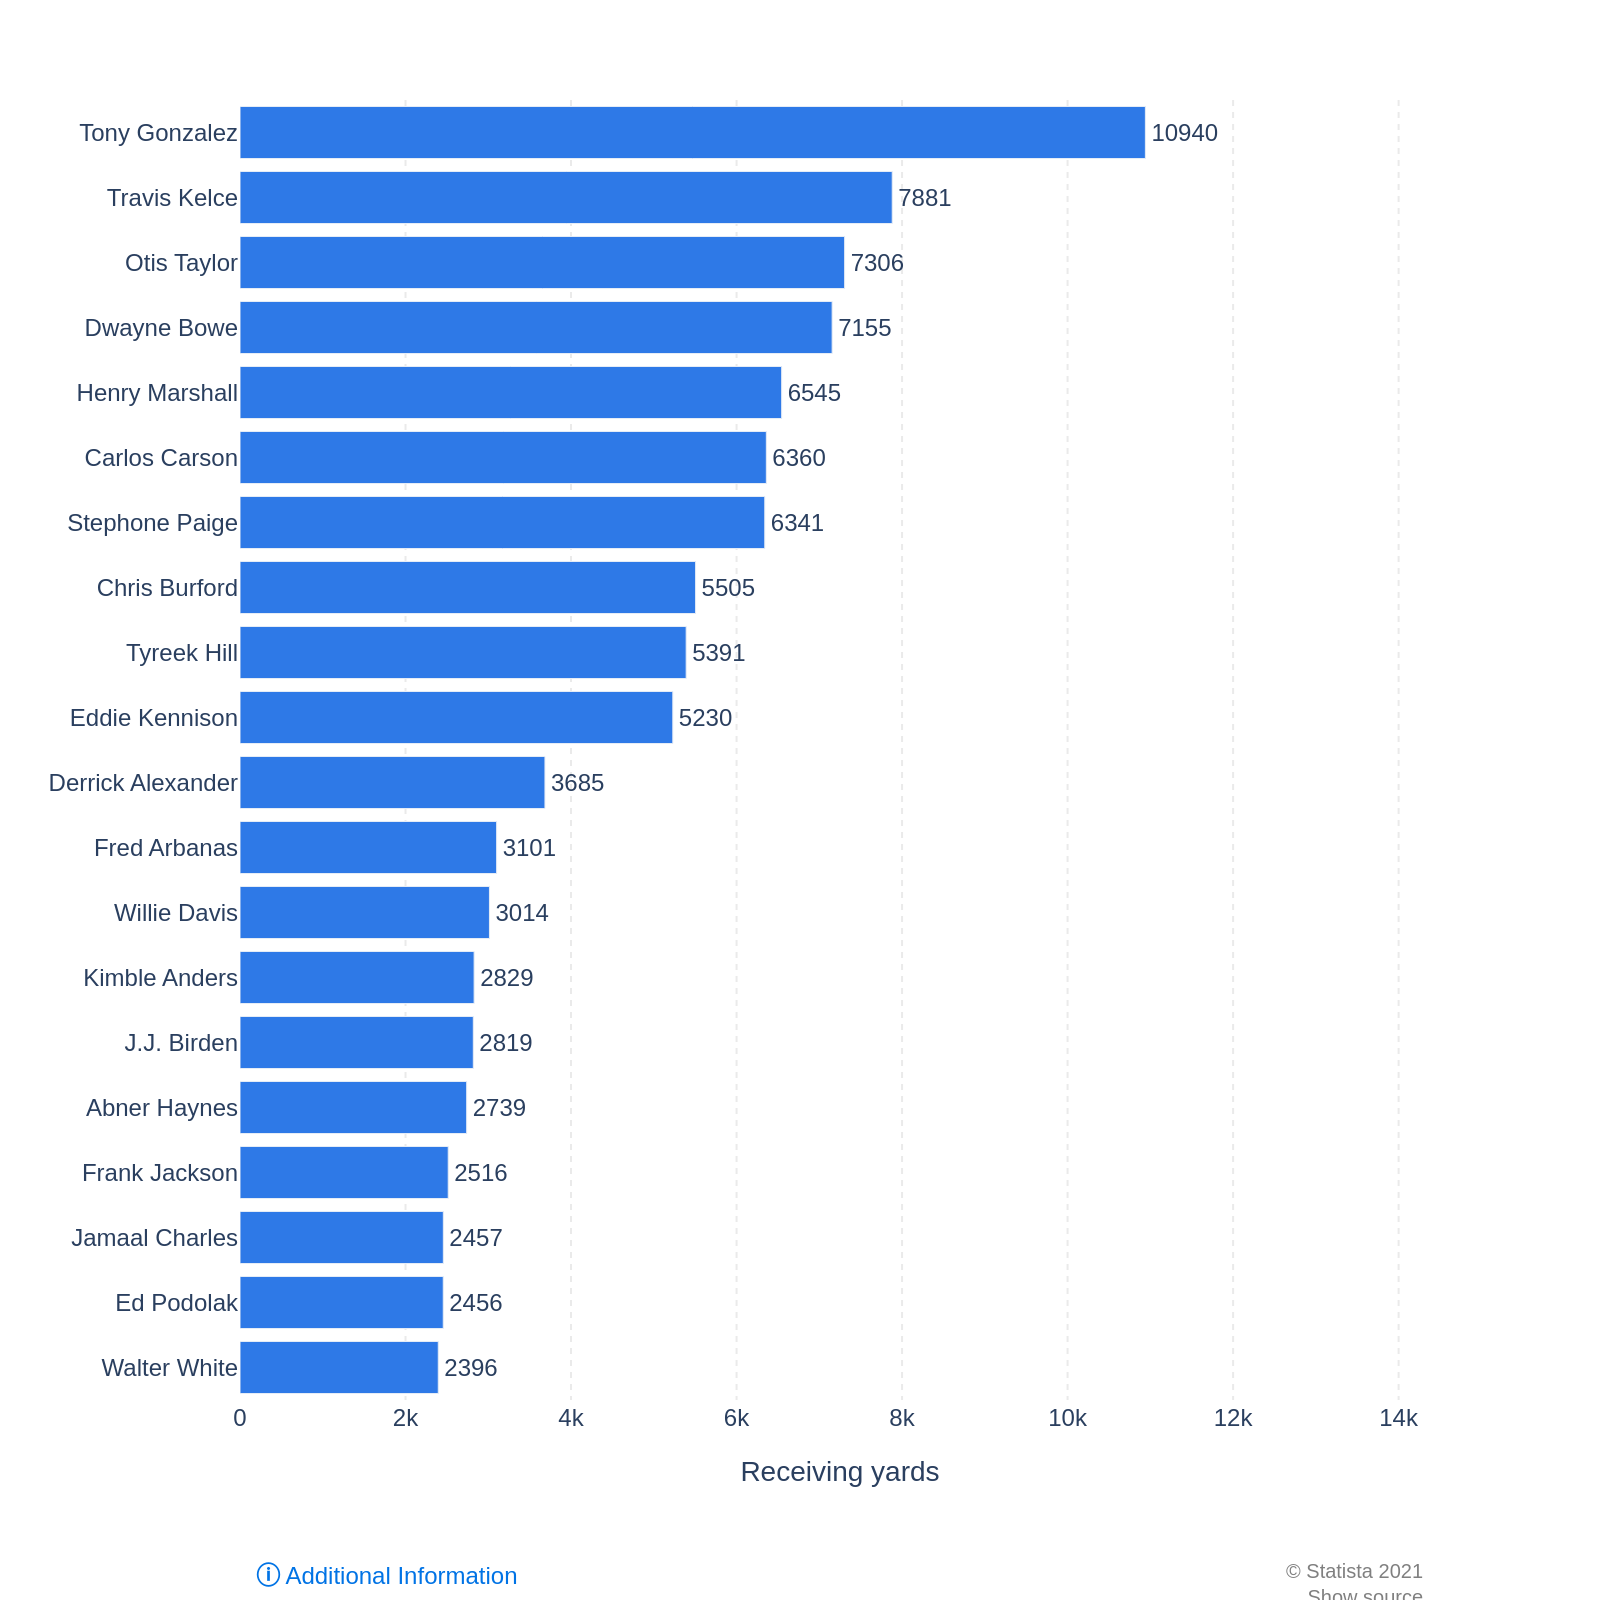

Recreate this plot in Python.
import sys
import json
import os
import plotly.graph_objects as go

# Ensure a static image export backend like 'kaleido' is installed.
# e.g., pip install kaleido

if len(sys.argv) != 2:
    print(f"Usage: python {os.path.basename(__file__)} <json_file_path>")
    sys.exit(1)

json_file_path = sys.argv[1]

if not os.path.exists(json_file_path):
    print(f"Error: File not found at {json_file_path}")
    sys.exit(1)

try:
    with open(json_file_path, 'r', encoding='utf-8') as f:
        config = json.load(f)
except (json.JSONDecodeError, UnicodeDecodeError) as e:
    print(f"Error reading or parsing JSON file: {e}")
    sys.exit(1)

chart_data = config['chart_data']
texts = config['texts']
colors = config['colors']

categories = [item['category'] for item in chart_data]
values = [item['value'] for item in chart_data]

fig = go.Figure()

fig.add_trace(go.Bar(
    y=categories,
    x=values,
    orientation='h',
    marker_color=colors[0],
    text=values,
    textposition='outside',
    texttemplate='%{text}',
    cliponaxis=False,
    textfont=dict(family="Arial", size=12)
))

title_text = ""
if texts.get('title'):
    title_text += texts['title']
if texts.get('subtitle'):
    title_text += f"<br><sub>{texts['subtitle']}</sub>"

annotations = []
if texts.get('source'):
    annotations.append(dict(
        xref='paper', yref='paper',
        x=0.99, y=-0.12,
        xanchor='right', yanchor='top',
        text=texts['source'],
        showarrow=False,
        align='right',
        font=dict(size=10, color='grey')
    ))

if texts.get('additional_info'):
    annotations.append(dict(
        xref='paper', yref='paper',
        x=0.01, y=-0.12,
        xanchor='left', yanchor='top',
        text=f'<span style="color:#0073e5; font-weight:bold;">ⓘ</span> {texts["additional_info"]}',
        showarrow=False,
        align='left',
        font=dict(size=12, color='#0073e5')
    ))

fig.update_layout(
    title_text=title_text if title_text else None,
    title_x=0.05,
    xaxis_title=texts.get('x_axis_title'),
    yaxis_title=texts.get('y_axis_title'),
    font=dict(family="Arial", size=12),
    showlegend=False,
    plot_bgcolor='white',
    yaxis=dict(
        autorange='reversed',
        showgrid=False,
        zeroline=False
    ),
    xaxis=dict(
        showgrid=True,
        gridcolor='#EAEAEA',
        griddash='dot',
        zeroline=False,
        range=[0, 14500]
    ),
    margin=dict(l=120, r=80, t=50, b=100),
    annotations=annotations
)

base_filename = os.path.splitext(os.path.basename(json_file_path))[0]
output_filename = f"{base_filename}.png"

try:
    fig.write_image(output_filename, scale=2, width=800, height=800)
except Exception as e:
    print(f"Error writing image file: {e}")
    sys.exit(1)

print(f"Chart successfully saved to {output_filename}")
